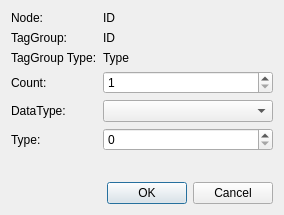
<?xml version="1.0" encoding="UTF-8"?>
<ui version="4.0">
 <class>TagDialog</class>
 <widget class="QDialog" name="TagDialog">
  <property name="geometry">
   <rect>
    <x>0</x>
    <y>0</y>
    <width>284</width>
    <height>215</height>
   </rect>
  </property>
  <property name="windowTitle">
   <string>Create Tag</string>
  </property>
  <layout class="QVBoxLayout" name="verticalLayout">
   <item>
    <layout class="QFormLayout" name="formLayout">
     <item row="0" column="0">
      <widget class="QLabel" name="nodeLabel">
       <property name="text">
        <string>Node:</string>
       </property>
      </widget>
     </item>
     <item row="0" column="1">
      <widget class="QLabel" name="nodeIDLabel">
       <property name="text">
        <string>ID</string>
       </property>
      </widget>
     </item>
     <item row="1" column="0">
      <widget class="QLabel" name="tagGroupLabel">
       <property name="text">
        <string>TagGroup:</string>
       </property>
      </widget>
     </item>
     <item row="1" column="1">
      <widget class="QLabel" name="tagGroupIDLabel">
       <property name="text">
        <string>ID</string>
       </property>
      </widget>
     </item>
     <item row="5" column="0">
      <widget class="QLabel" name="typeLabel">
       <property name="text">
        <string>DataType:</string>
       </property>
      </widget>
     </item>
     <item row="5" column="1">
      <widget class="QComboBox" name="typeComboBox"/>
     </item>
     <item row="2" column="0">
      <widget class="QLabel" name="tagGroupNamelabel">
       <property name="text">
        <string>TagGroup Type:</string>
       </property>
      </widget>
     </item>
     <item row="2" column="1">
      <widget class="QLabel" name="tagGroupName">
       <property name="text">
        <string>Type</string>
       </property>
      </widget>
     </item>
     <item row="4" column="0">
      <widget class="QLabel" name="label">
       <property name="text">
        <string>Count:</string>
       </property>
      </widget>
     </item>
     <item row="4" column="1">
      <widget class="QSpinBox" name="countSpinBox">
       <property name="minimum">
        <number>1</number>
       </property>
       <property name="maximum">
        <number>4</number>
       </property>
      </widget>
     </item>
     <item row="6" column="0">
      <widget class="QLabel" name="nameLabel">
       <property name="text">
        <string>Type:</string>
       </property>
      </widget>
     </item>
     <item row="6" column="1">
      <widget class="QSpinBox" name="clientTypeSpinBox">
       <property name="maximum">
        <number>65565</number>
       </property>
      </widget>
     </item>
    </layout>
   </item>
   <item>
    <widget class="QDialogButtonBox" name="buttonBox">
     <property name="orientation">
      <enum>Qt::Horizontal</enum>
     </property>
     <property name="standardButtons">
      <set>QDialogButtonBox::Cancel|QDialogButtonBox::Ok</set>
     </property>
    </widget>
   </item>
  </layout>
 </widget>
 <resources/>
 <connections>
  <connection>
   <sender>buttonBox</sender>
   <signal>accepted()</signal>
   <receiver>TagDialog</receiver>
   <slot>accept()</slot>
   <hints>
    <hint type="sourcelabel">
     <x>248</x>
     <y>254</y>
    </hint>
    <hint type="destinationlabel">
     <x>157</x>
     <y>274</y>
    </hint>
   </hints>
  </connection>
  <connection>
   <sender>buttonBox</sender>
   <signal>rejected()</signal>
   <receiver>TagDialog</receiver>
   <slot>reject()</slot>
   <hints>
    <hint type="sourcelabel">
     <x>316</x>
     <y>260</y>
    </hint>
    <hint type="destinationlabel">
     <x>286</x>
     <y>274</y>
    </hint>
   </hints>
  </connection>
 </connections>
</ui>
